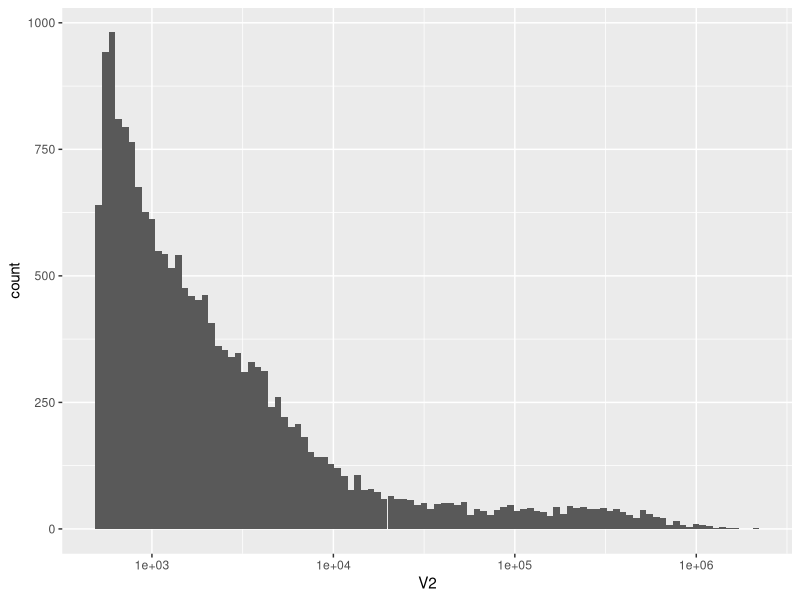
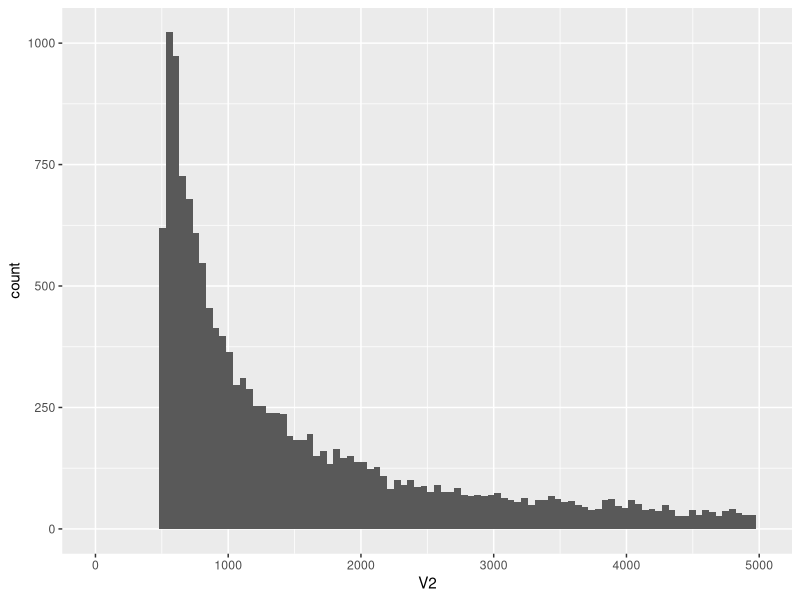

Source code (R) for these figures, in order:
## ---- chunk 1
library(tidyverse)
## ---- chunk 2
kt <- read.csv("../data/Pver-karytotype.tab", header = FALSE, sep = "\t")
## ---- chunk 3
knitr::kable(head(kt))
## ---- chunk 4
nrow(kt)
## ---- chunk 5
ggplot(kt, aes(x = V2)) +
  geom_histogram(bins = 100) +
  scale_x_log10()
## ---- chunk 6
ggplot(kt, aes(x = V2)) +
  geom_histogram(bins = 100) +
  xlim(0, 5000)
## ---- chunk 7
knitr::kable(kt %>% filter(V2 < 1000) %>% count())
